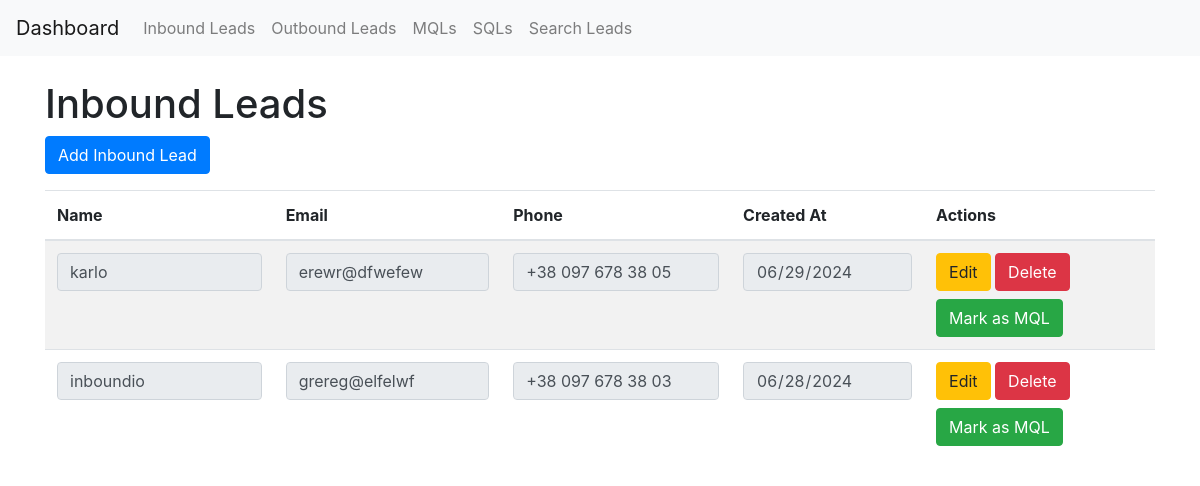
/inbound_leads, run on the app's committed database.
### app/models.py (models this page shows)
class InboundLead(db.Model):
    id = db.Column(db.Integer, primary_key=True)
    name = db.Column(db.String(64), nullable=False)
    email = db.Column(db.String(120), unique=True, nullable=False)
    phone = db.Column(db.String(20))
    created_at = db.Column(db.DateTime, default=datetime.utcnow)
    qualification = db.Column(db.String(20), default='')
    mqls = db.relationship('MQL', backref='inbound_lead', lazy=True)

### app/routes.py (the view, shortened to what this page needs)
@app.route('/inbound_leads', methods=['GET', 'POST'])
def inbound_leads():
    leads = InboundLead.query.all()
    return render_template('inbound_leads.html', title='Inbound Leads', leads=leads)

### app/templates/inbound_leads.html (shortened to what this page needs)
{% extends "base.html" %}
{% block content %}
  <h1>Inbound Leads</h1>
  <a href="{{ url_for('add_inbound_lead') }}" class="btn btn-primary mb-3">Add Inbound Lead</a>
  <table class="table table-striped">
    <thead>
      <tr>
        <th>Name</th>
        <th>Email</th>
        <th>Phone</th>
        <th>Created At</th>
        <th>Actions</th>
      </tr>
    </thead>
    <tbody>
      {% for lead in leads %}
        <tr>
          <form method="post">
            <td><input type="text" name="name_{{ lead.id }}" value="{{ lead.name }}" class="form-control" readonly></td>
            <td><input type="email" name="email_{{ lead.id }}" value="{{ lead.email }}" class="form-control" readonly></td>
            <td><input type="text" name="phone_{{ lead.id }}" value="{{ lead.phone }}" class="form-control" readonly></td>
            <td><input type="date" name="created_at_{{ lead.id }}" value="{{ lead.created_at.strftime('%Y-%m-%d') }}" class="form-control" readonly></td>
            <td>
              <button type="button" class="btn btn-warning mb-2" onclick="enableEditing({{ lead.id }})">Edit</button>
              <button type="submit" name="action" value="delete_{{ lead.id }}" class="btn btn-danger mb-2">Delete</button>
              <button type="submit" name="action" value="mql_{{ lead.id }}" class="btn btn-success">Mark as MQL</button>
            </td>
          </form>
        </tr>
      {% endfor %}
    </tbody>
  </table>
{% endblock %}

### data on the page
InboundLead: name "karlo", email "erewr@dfwefew", phone "+38 097 678 38 05", created_at "06/29/2024"
InboundLead: name "inboundio", email "grereg@elfelwf", phone "+38 097 678 38 03", created_at "06/28/2024"
